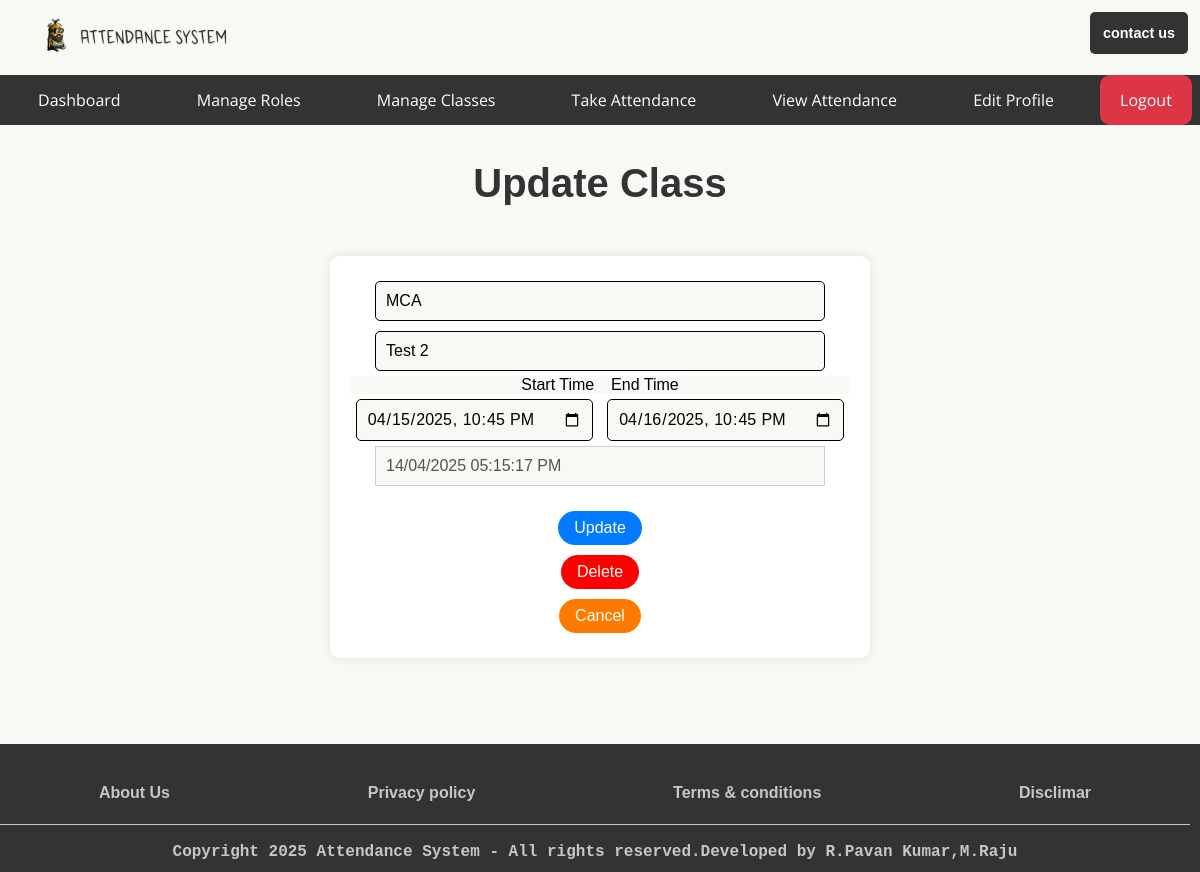
Page /admin/update/2 (signed in) on the committed database.
### app.py (models this page shows, shortened)
class SubjectsClasses(db.Model):  # Renamed to SubjectsClasses
    id = db.Column(db.Integer, primary_key=True)
    Branch = db.Column(db.String(200), nullable=False)
    Subject = db.Column(db.String(200), nullable=False)
    Start_Time = db.Column(db.DateTime, nullable=False)
    End_Time = db.Column(db.DateTime, nullable=False)
    date_created = db.Column(db.DateTime, default=datetime.utcnow)
    completed = db.Column(db.Integer, default=0)

### app.py (the view, shortened to what this page needs)
@app.route('/<role>/update/<int:id>', methods=['GET', 'POST'])
@role_required(['admin', 'teacher'])  # Allow both admin and teacher to update
def update_class(role, id):
    subject = SubjectsClasses.query.get_or_404(id)  # Use get_or_404 for better error handling
    return render_template(f'auth/dashboards/{role}/update_class.html', subject=subject, role=role)

### app.py (called while the page is built)
def role_required(roles):
    if not isinstance(roles, list):
        roles = [roles]  # Ensure roles is a list
    def decorator(func):
        @wraps(func)
        def wrapper(*args, **kwargs):
            if 'username' not in session:
                return redirect(url_for('login'))
            user = User.query.filter_by(username=session['username']).first()
            if user.role not in roles:  # Check if the user's role is in the allowed roles list
                return redirect(url_for('index'))  # Redirect to the home page if unauthorized
            return func(*args, **kwargs)
        return wrapper
    return decorator

### templates/auth/dashboards/admin/update_class.html (shortened to what this page needs)
{% extends 'base/base_admin.html' %}
{% block body %}
<main>
    <h1>Update Class</h1>
    <div class="div-sec">
        <form action="{{ url_for('update_class', role=role, id=subject.id) }}" id="form-sec" method="POST">
            <input type="text" name="branch" id="text-sec" value="{{ subject.Branch }}" required />
            <input type="text" name="subject" id="text-sec" value="{{ subject.Subject }}" required />
            <br /><p> Start Time &ensp; End Time </p>
            <input type="datetime-local" name="start_time" id="start_time" value="{{ subject.Start_Time.strftime('%Y-%m-%dT%H:%M') }}" required />
            <input type="datetime-local" name="end_time" id="end_time" value="{{ subject.End_Time.strftime('%Y-%m-%dT%H:%M') }}" required />
            <input type="text" name="date_created" value="{{ subject.date_created.strftime('%d/%m/%Y %I:%M:%S %p') }}" disabled />
            <input type="submit" value="Update" id="update" />
        </form>
        <form action="{{ url_for('delete_class', role=role, id=subject.id) }}" method="POST" id="form-sec" onsubmit="return confirm('Are you sure you want to delete this class?');">
            <button type="submit" class="delete">Delete</button>
        </form>
        <a href="{{ url_for('manage_classes', role=role) }}" class="cancel">Cancel</a>
    </div>
</main>
{% endblock body %}

### static/styles/index.css (style rules this page uses)
* { background: #f7f9f4; font-family: 'Arial', sans-serif; margin: 0; padding: 0; box-sizing: border-box; font-size: 1rem; text-decoration: none; }
a { background: transparent; }
main { display: flex; justify-content: start; align-items: center; flex-direction: column; padding: 3% 0; width: 100%; min-height: 60vh; }
a { text-decoration: none; }
form { width: 300px; max-width: 500px; margin: 40px auto; padding: 20px; border: 1px solid #ddd; border-radius: 10px; box-shadow: 0 0 10px rgba(0, 0, 0, 0.1); }
input[type="email"], input[type="password"], input[type="text"] { width: 90%; padding: 10px; margin-bottom: 20px; border: 1px solid #ccc; }
input[type="submit"] { background-color: #333; color: #fff; padding: 10px 20px; border: none; border-radius: 5px; cursor: pointer; }
h1 { text-align: center; font-size: 2.5rem; color: #333; }
.div-sec { overflow-x: auto; max-width: 100%; margin: 50px auto; padding: 20px; background-color: #fff; border-radius: 10px; -webkit-box-shadow: 0 0 10px rgba(0, 0, 0, 0.1); box-shadow: 0 0 10px rgba(0, 0, 0, 0.1); text-align: center; }
#form-sec { width: auto; max-width: auto; margin: 0 auto; padding: 0 0 0 0; border: none; border-radius: none; box-shadow: none; display: flex; background-color: #ffffff; display: block; margin-top: 0em; unicode-bidi: isolate; }
#text-sec { padding: 10px; margin: 5px; border: solid 1px; border-radius: 5px; }
input[type="datetime-local"] { padding: 10px; margin: 5px; border: solid 1px; border-radius: 5px; }
#update { display: inline-block; padding: 8px 16px; margin: 5px; border-radius: 20px; background-color: #007bff; color: #fff; text-decoration: none; -webkit-transition: background-color 0.3s ease; transition: background-color 0.3s ease; }
.delete { display: inline-block; padding: 8px 16px; margin: 5px; border-radius: 20px; background-color: #ff0000; color: #fff; text-decoration: none; -webkit-transition: background-color 0.3s ease; transition: background-color 0.3s ease; width: auto; border: none; box-shadow: none; }
.cancel { display: inline-block; padding: 8px 16px; margin: 5px; border-radius: 20px; background-color: #ff7b00; color: #fff; text-decoration: none; -webkit-transition: background-color 0.3s ease; transition: background-color 0.3s ease; width: auto; border: none; box-shadow: none; }
button { width: 100%; padding: 10px; background-color: #ff7b00; border: none; border-radius: 5px; color: white; font-size: 16px; cursor: pointer; margin-top: 15px; }

### rows in the picture
SubjectsClasses: branch "MCA", subject "Test 2", start_time "04/15/2025 22:45", end_time "04/16/2025 22:45", date_created "14/04/2025 05:15:17 PM"
